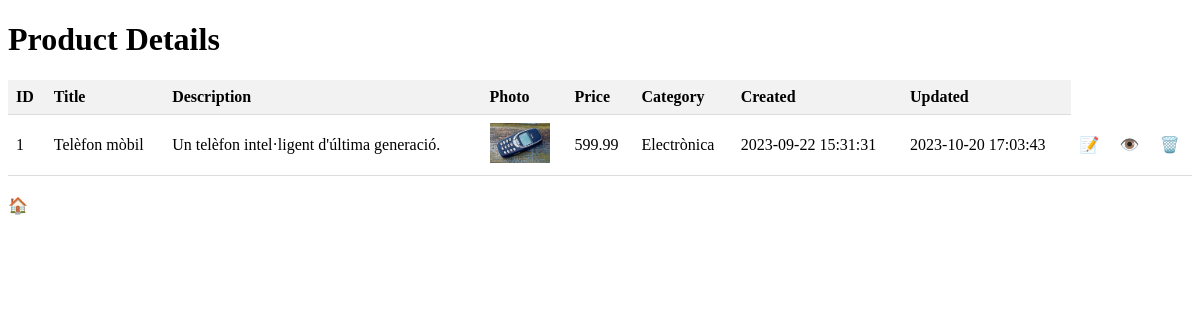
Page /products/read/1 on the committed database.
### app.py (models this page shows)
class Producto(db.Model):
    __tablename__ = "products"
    id = db.Column(db.Integer, primary_key=True, autoincrement=True)
    title = db.Column(db.Text)
    description = db.Column(db.Text)
    photo = db.Column(db.Text)
    price = db.Column(db.DECIMAL(10, 2))
    category_id = db.Column(db.Integer, db.ForeignKey('categories.id'))
    seller_id = db.Column(db.Integer, db.ForeignKey('users.id'))
    created = db.Column(db.DateTime, server_default=db.func.current_timestamp(), nullable=False)
    updated = db.Column(db.DateTime, server_default=db.func.current_timestamp(), nullable=False)
    category = db.relationship('Categoria', backref=db.backref('products', lazy=True))

class Categoria(db.Model):
    __tablename__ = "categories"
    id = db.Column(db.Integer, primary_key=True, autoincrement=True)
    name = db.Column(db.Text, unique=True)
    slug = db.Column(db.Text, unique=True)

### app.py (the view)
@app.route('/products/read/<int:product_id>')
def view_product(product_id):
    products = db.session.query(Producto, Categoria.name).join(Categoria, Producto.category_id == Categoria.id).filter(Producto.id == product_id).add_columns(Producto.id, Producto.title, Producto.description, Producto.photo, Producto.price, Producto.created, Producto.updated).all()
    category_names = [product[1] for product in products]
    return render_template('products/read.html', data=products)

### templates/products/read.html (shortened to what this page needs)
<!DOCTYPE html>
<html>
<head>
    <link rel="stylesheet" href="{{url_for('static', filename='products.css')}}">
</head>
<body>
    <h1>Product Details</h1>
    <table>
        <thead>
            <tr>
                <th>ID</th>
                <th>Title</th>
                <th>Description</th>
                <th>Photo</th>
                <th>Price</th>
                <th>Category</th>
                <th>Created</th>
                <th>Updated</th>
            </tr>
        </thead>
        <tbody>
            {% for product in data %}
                <tr>
                    <td>{{ product.id }}</td>
                    <td>{{ product.title }}</td>
                    <td>{{ product.description }}</td>
                    <td><img src="{{ product.photo }}" alt=""></td>
                    <td>{{ product.price }}</td>
                    <td>{{ product[1] }}</td>
                    <td>{{ product.created }}</td>
                    <td>{{ product.updated }}</td>
                    <td><a href="/products/update/{{ product.id }}">📝</a></td>
                    <td><a href="/products/read/{{ product.id }}" class="view-button">👁️</a></td>
                    <td><a href="/products/delete/{{ product.id }}" class="delete-button">🗑️</a></td>
                </tr>
            {% endfor %}
        </tbody>
    </table>
    <a href="/products/list">🏠</a>
</body>
</html>

### static/products.css (style rules this page uses)
table { border-collapse: collapse; width: 100%; margin-bottom: 20px; }
th { background-color: #f2f2f2; text-align: left; padding: 8px; font-weight: bold; border-bottom: 1px solid #ddd; }
td { padding: 8px; border-bottom: 1px solid #ddd; }
img { width: 60px; }
a { color: white; text-decoration: none; }

### rows in the picture
Producto: id "1", title "Telèfon mòbil", description "Un telèfon intel·ligent d'última generació.", photo (picture), price "599.99", name "Electrònica", created "2023-09-22 15:31:31", updated "2023-10-20 17:03:43"
